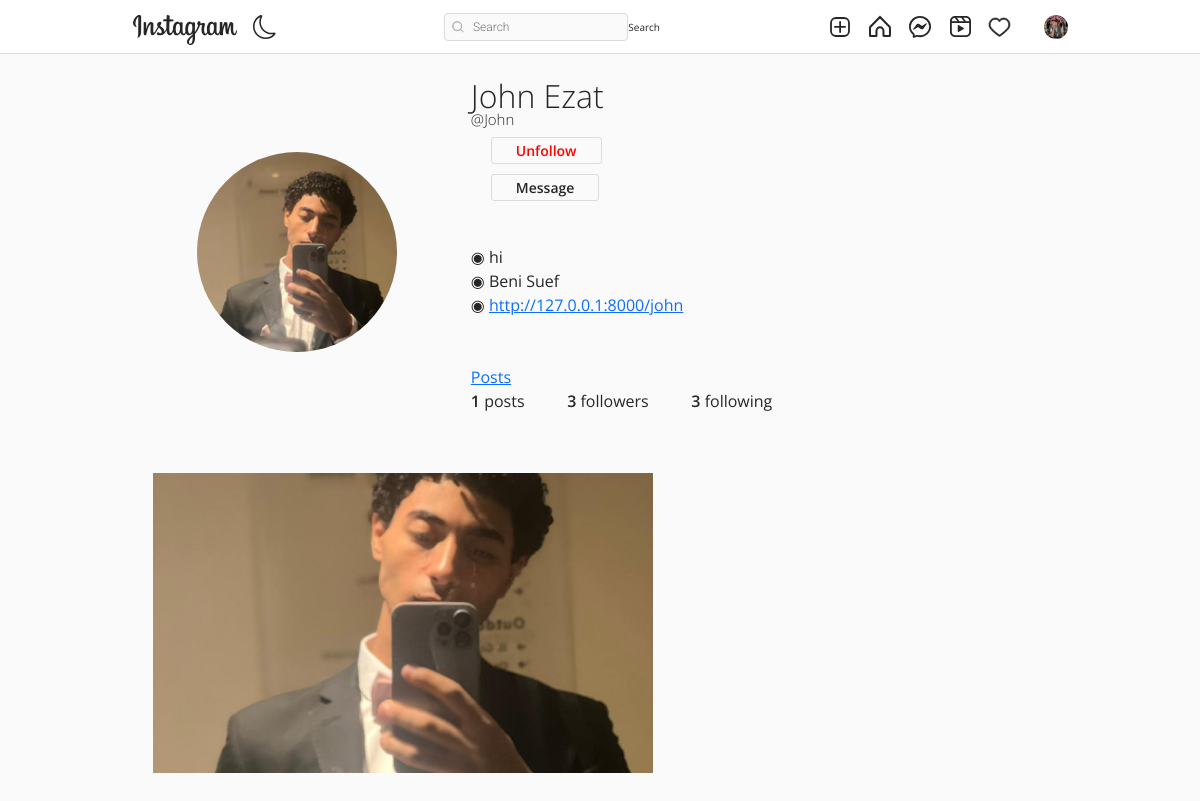
The page /John/ (signed in) on the database its author committed.
### authy/models.py (models this page shows, shortened)
class Profile(models.Model):
    user = models.OneToOneField(User, related_name='profile', on_delete=models.CASCADE)
    image = models.ImageField(upload_to="profile_pciture", null=True, default="default.jpg")
    first_name = models.CharField(max_length=200, null=True, blank=True)
    last_name = models.CharField(max_length=200, null=True, blank=True)
    bio = models.CharField(max_length=200, null=True, blank=True)
    location = models.CharField(max_length=200, null=True, blank=True)
    url = models.URLField(max_length=200, null=True, blank=True)
    favourite = models.ManyToManyField(Post, blank=True)

### post/models.py (models this page shows)
class Post(models.Model):
    id = models.UUIDField(primary_key=True, default=uuid.uuid4, editable=False)
    picture = models.ImageField(upload_to=user_directory_path, verbose_name="Picture")
    caption = models.CharField(max_length=10000, verbose_name="Caption")
    posted = models.DateField(auto_now_add=True)
    tags = models.ManyToManyField(Tag, related_name="tags")
    user = models.ForeignKey(User, on_delete=models.CASCADE)
    likes = models.IntegerField(default=0)
    def get_absolute_url(self):
        return reverse("post-details", args=[str(self.id)])

### authy/views.py (the view)
# urls.py: path('<username>/', UserProfile, name='profile'),
def UserProfile(request, username):
    Profile.objects.get_or_create(user=request.user)
    user = get_object_or_404(User, username=username)
    profile = Profile.objects.get(user=user)
    url_name = resolve(request.path).url_name
    posts = Post.objects.filter(user=user).order_by('-posted')
    if url_name == 'profile':
        posts = Post.objects.filter(user=user).order_by('-posted')
    else:
        posts = profile.favourite.all()
    posts_count = Post.objects.filter(user=user).count()
    following_count = Follow.objects.filter(follower=user).count()
    followers_count = Follow.objects.filter(following=user).count()
    follow_status = Follow.objects.filter(following=user, follower=request.user).exists()
    paginator = Paginator(posts, 8)
    page_number = request.GET.get('page')
    posts_paginator = paginator.get_page(page_number)
    context = {
        'posts': posts,
        'profile':profile,
        'posts_count':posts_count,
        'following_count':following_count,
        'followers_count':followers_count,
        'posts_paginator':posts_paginator,
        'follow_status':follow_status,
    }
    return render(request, 'profile.html', context)

### templates/profile.html (shortened to what this page needs)
{% extends 'base.html' %}
{% load static %}
{% block content %}
<!DOCTYPE html>
<html lang="en">
<head>
    <link rel="stylesheet" href="{% static 'assets3/css/reset.css' %}">
    <link rel="stylesheet" href="{% static 'assets3/css/styles.css' %}">
    <link rel="stylesheet" href="https://use.fontawesome.com/releases/v5.2.0/css/all.css">
</head>
<body>
    <header>
        <br><br><br>
        <div class="container">
            <div class="profile">
                <div class="profile-image">
                    <img src="{{profile.image.url}}" alt="" style="width: 200px; height: 200px;">
                </div>
                <div class="profile-user-settings">
                        {% if profile.first_name %}
                        <h6 class="profile-user-name">{{profile.first_name}} {{profile.last_name}}</h6> <br>
                        {% endif %}
                        <h5 style="font-size: 15px;" class="profile-user-name">@{{profile.user.username}}</h5>
                        <br><br>
                        {% if request.user.is_authenticated and request.user != profile.user %}
                            {% if follow_status == True %}
                                <a href="{% url 'follow' profile.user 0 %}" class="btn profile-edit-btn" style="color: red;">Unfollow</a> <br><br>
                            {% else %}
                                <a href="{% url 'follow' profile.user 1 %}" class="btn profile-edit-btn" style="color: green;">Follow</a> <br><br>
                            {% endif %}
                        {% endif %}
                        {% if request.user.is_authenticated and request.user != profile.user %}
                                <a href="{% url 'conversation' profile.user  %}" class="btn profile-edit-btn">Message</a> <br><br>
                        {% endif %}
                        <br>
                </div>
                <div class="profile-bio">
                    <br>
                    {% if profile.bio %}
                    <p>◉ {{profile.bio}}</p>
                    {% endif %}
                    {% if profile.location %}
                    <p>◉ {{profile.location}}</p>
                    {% endif %}
                    {% if profile.url %}
                    <p>◉ <a href="{{profile.url}}">{{profile.url}}</a></p>
                    {% endif %}
                    <br><br>
                    <div class="profile-user-settings">
                        <a  href="{% url 'profile' profile.user %}"  class="btns profiele-edit-btn">Posts</a>
                    </div>
                </div>
                <div class="profile-stats">
                    <ul>
                        <li><span class="profile-stat-count">{{posts_count}}</span> posts</li>
                        <li><span class="profile-stat-count">{{followers_count}}</span> followers</li>
                        <li><span class="profile-stat-count">{{following_count}}</span> following</li>
                    </ul>
                    <br>
                </div>
            </div>
        </div>
    </header>
    <main>
        <div class="container">
            <div class="gallery">
                {% for post in posts %}
                <a href="{{post.get_absolute_url}}"><div class="gallery-item" tabindex="0">
                    <img src="{{ post.picture.url }}" class="gallery-image" alt="" style="width: 500px; height: 300px; object-fit: cover;">
                </div></a>
                {% endfor %}
            </div>
        </div>
    </main>
    {% endblock content %}

### templates/base.html (shortened to what this page needs)
{% load static %}
<!DOCTYPE html>
<html lang="en">
<head>
    <link rel="stylesheet" href="https://cdn.jsdelivr.net/npm/bootstrap-icons@1.8.1/font/bootstrap-icons.css">
    <link href="https://cdn.jsdelivr.net/npm/bootstrap@5.1.3/dist/css/bootstrap.min.css" rel="stylesheet">
    <link rel="stylesheet" type="text/css" href="{% static 'assets1/style.css' %}">
</head>
<body>
    <header class="header">
        <nav class="header__content">
            <div class="header__buttons">
                <a href="{% url 'index' %}" class="header__home">
                </a>
                <button class="header__theme-button" title="Toggle Theme">
                </button>
            </div>
            <form action="{% url 'search-users' %}" method="GET">
                <div class="header__search">
                    <input type="text" placeholder="Search" name="q" value="{{ request.GET.q }}">
                    <button class="btn btn-primary" type="submit">Search</button>
                </div>
            </form>
            <div class="header__buttons header__buttons--desktop">
                <a href="{% url 'newpost' %}">
                </a>
                <a href="{% url 'index' %}">
                </a>
                <a href="{% url 'message' %}">
                </a>
                <a href="#">
                </a>
                <span>
                    <a href="{% url 'show-notification' %}">
                    </a>
                </span>
                <a href="">
                    <button class="profile-button">
                        <a href="{% url 'profile' request.user %}">
                            <div class="profile-button__picture">
                                <img src="{{request.user.profile.image.url}}" alt="User Picture">
                            </div>
                        </a>
                    </button>
                </a>
            </div>
        </nav>
    </header>
    {% block content %}
    {% endblock content %}
</body>
</html>

### static/assets1/style.css (style rules this page uses)
*, *::after, *::before { box-sizing: border-box; margin: 0; padding: 0; }
*, button, input, select, textarea { font-family: 'Roboto', sans-serif; }
:root { --primary: hsl(0, 0%, 100%); --secondary: hsl(0, 0%, 98%); --border: hsl(0, 0%, 86%); --story-border: hsl(0, 0%, 78%); --img-border: hsla(0, 0%, 0%, 0.1); --text-dark: hsl(0, 0%, 15%); --text-light: hsl(0, 0%, 60%); --like: hsl(355, 82%, 61%); --link: hsl(204, 100%, 48%); --header-height: 44px; --nav-height: 44px; }
body { min-height: 100vh; display: flex; flex-direction: column; overflow-y: auto; }
svg { display: block; }
img { max-width: 100%; }
.header { width: 100%; height: var(--header-height); background-color: var(--primary); display: flex; justify-content: center; position: fixed; top: 0; left: 0; z-index: 2; }
.header::after { content: ''; position: absolute; bottom: 0; width: 100%; height: 1px; background-color: var(--border); }
.header__content { width: 100%; max-width: 975px; padding: 0 14px; display: flex; justify-content: space-between; align-items: center; }
.header__home { margin-top: 5px; }
.header__theme-button { background-color: transparent; border: none; cursor: pointer; }
.header__theme-button-moon { display: unset; }
.header__search { width: 216px; height: 28px; display: none; align-items: center; position: relative; }
.header__search svg { width: 12px; height: 12px; position: absolute; left: 8px; }
.header__search input { width: 100%; height: 100%; background-color: var(--secondary); padding: 4px 10px 4px 28px; border: 1px solid var(--border); border-radius: 4px; outline: none; font-size: 12px; font-weight: 300; text-decoration: none; color: var(--text-light); text-overflow: ellipsis; overflow: hidden; white-space: nowrap; }
.header__buttons { display: flex; align-items: center; gap: 16px; }
.profile-button { background-color: transparent; border: none; outline: none; cursor: pointer; position: relative; }
.profile-button__picture { width: 24px; height: 24px; border-radius: 50%; overflow: hidden; position: relative; }
.profile-button__picture::after { content: ''; position: absolute; top: 0; bottom: 0; left: 0; right: 0; border: 1px solid var(--img-border); border-radius: 50%; }
@media (min-width: 768px) { :root { --header-height: 54px; --nav-height: 0px; } }
@media (min-width: 768px) { .header__content { padding: 0 20px; } }
@media (min-width: 768px) { .header__search { display: flex; } }

### static/assets3/css/styles.css (style rules this page uses)
:root { font-size: 10px; }
*, *::before, *::after { box-sizing: border-box; }
body { font-family: "Open Sans", Arial, sans-serif; min-height: 100vh; background-color: #fafafa; color: #262626; padding-bottom: 3rem; }
img { display: block; }
.container { max-width: 93.5rem; margin: 0 auto; padding: 0 2rem; }
.btn { display: inline-block; font: inherit; background: none; border: none; color: inherit; padding: 0; cursor: pointer; }
.profile { padding: 5rem 0; }
.profile::after { content: ""; display: block; clear: both; }
.profile-image { float: left; width: calc(33.333% - 1rem); display: flex; justify-content: center; align-items: center; margin-right: 3rem; }
.profile-image img { border-radius: 50%; }
.profile-user-settings, .profile-stats, .profile-bio { float: left; width: calc(66.666% - 2rem); }
.profile-user-settings { margin-top: 1.1rem; }
.profile-user-name { display: inline-block; font-size: 3.2rem; font-weight: 300; }
.profile-edit-btn { font-size: 1.4rem; line-height: 1.8; border: 0.1rem solid #dbdbdb; border-radius: 0.3rem; padding: 0 2.4rem; margin-left: 2rem; }
.profile-stats { margin-top: 2.3rem; }
.profile-stats li { display: inline-block; font-size: 1.6rem; line-height: 1.5; margin-right: 4rem; cursor: pointer; }
.profile-stats li:last-of-type { margin-right: 0; }
.profile-bio { font-size: 1.6rem; font-weight: 400; line-height: 1.5; margin-top: 2.3rem; }
.profile-real-name, .profile-stat-count, .profile-edit-btn { font-weight: 600; }
.gallery { display: flex; flex-wrap: wrap; margin: -1rem -1rem; padding-bottom: 3rem; }
.gallery-item { position: relative; flex: 1 0 22rem; margin: 1rem; color: #fff; cursor: pointer; }
.gallery-image { width: 100%; height: 100%; object-fit: cover; }

### rows shown on the page
Profile: image (picture), first_name "John", last_name "Ezat", user.username "John", bio "hi", location "Beni Suef", url "http://127.0.0.1:8000/john"
Post: picture (picture)

### other values the page prints
{{ posts_count }} "1"
{{ followers_count }} "3"
{{ following_count }} "3"
